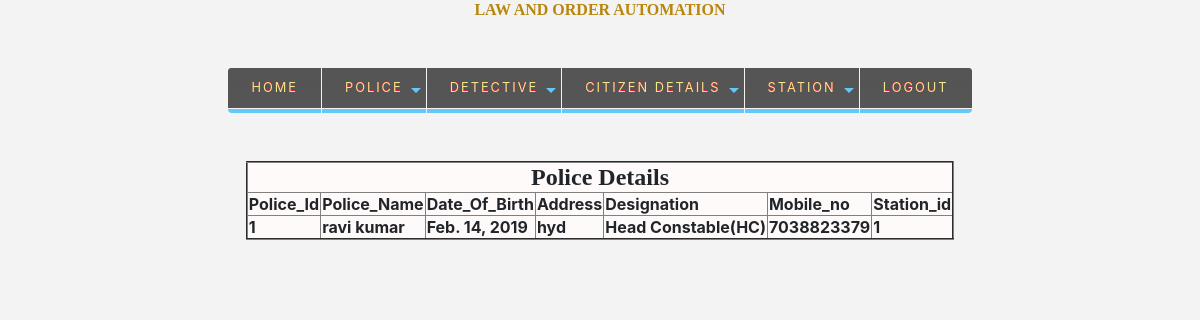
Screenshot of /viewpolice/ with the database file from the repository.
### app/models.py (models this page shows)
class Police(models.Model):
    police_id=models.IntegerField(primary_key=True)
    police_name=models.CharField(max_length=30)
    date_of_birth=models.DateField(default=False)
    address=models.CharField(max_length=100)
    mobile_no=models.IntegerField()
    designation=models.CharField(max_length=15)
    station_id=models.IntegerField()
    username=models.CharField(max_length=20)
    password=models.CharField(max_length=30)

### templates/viewPolice.html (shortened to what this page needs)
{% load staticfiles %}
<doctype html>
<html lang="en">
  <head>
    <link rel="stylesheet" href="https://stackpath.bootstrapcdn.com/bootstrap/4.3.1/css/bootstrap.min.css">
   </head>
  <body>
{% load staticfiles %}
{% include 'head.html' %}<br><br>
<link rel="stylesheet" href="{% static 'css/nav.css' %}">
<div class="container">
  <nav>
  <ul class="nav">
    <li><a href="/index/">Home</a></li>
         <li><a href="#">Police</a>
               </li>
    <li><a href="#">Detective</a>
    </li>
        <li><a href="#">Citizen Details</a>
        </li>
       <li><a href="#">Station</a>
       </li>
       <li><a href="/index/">Logout</a></li>
      </ul>
   </nav>
</div><br>
<br>
<center>
<table align="centre" bgcolor="#fffafa" border="2">
 <tr>
        <th colspan="7"><center><font size="5" face="Arial Black">
             Police Details</font></center>
        </th>
    <tr>
        <th>Police_Id</th>
        <th>Police_Name</th>
        <th>Date_Of_Birth</th>
        <th>Address</th>
        <th>Designation</th>
        <th>Mobile_no</th>
        <th>Station_id</th>
    </tr>
    {%  for x in object_list %}
    <tr>
        <th>{{ x.police_id }}</th>
        <th>{{ x.police_name }}</th>
        <th>{{ x.date_of_birth }}</th>
        <th>{{ x.address }}</th>
        <th>{{ x.designation }}</th>
        <th>{{ x.mobile_no }}</th>
        <th>{{ x.station_id }}</th>
    </tr>
    {% endfor %}
</table></center>
  </body>
</html></doctype>

### app/static/css/nav.css (style rules this page uses)
body { background-color: rgba(225, 225, 225, 0.37); }
nav { display: block; text-align: center; }
nav ul { margin: 0; padding:0; list-style: none; }
.nav a { display:block; background: #555555; color: khaki; text-decoration: none; padding: 0.8em 1.8em; text-transform: uppercase; font-size: 80%; letter-spacing: 2px; text-shadow: 0 -1px 0 crimson; position: relative; }
.nav { vertical-align: top; display: inline-block; box-shadow: 1px -1px -1px 1px #555555, -1px 1px -1px 1px #555555, 0 0 3px 3px #9CECFB; border-radius:6px; }
.nav li { position: relative; }
.nav > li { float: left; border-bottom: 4px #65C7F7 solid; margin-right: 1px; }
.nav > li > a { margin-bottom: 1px; box-shadow: inset 0 2em .33em -0.5em #555555; }
.nav > li:first-child { border-radius: 4px 0 0 4px; }
.nav > li:first-child > a { border-radius: 4px 0 0 0; }
.nav > li:last-child { border-radius: 0 0 4px 0; margin-right: 0; }
.nav > li:last-child > a { border-radius: 0 4px 0 0; }
.nav li a:first-child:nth-last-child(2):before { content: ""; position: absolute; height: 0; width: 0; border: 5px solid transparent; top: 50% ; right:5px; }
.nav > li > a:first-child:nth-last-child(2):before { border-top-color: #65C7F7; }

### rows the page displays
Police: police_id "1", police_name "ravi kumar", date_of_birth "Feb. 14, 2019", address "hyd", designation "Head Constable(HC)", mobile_no "7038823379", station_id "1"
